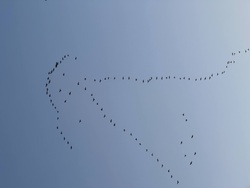
//> input picture Image_object_detected/bird_insky.jpeg, 250 x 188 px, shrunk from 4032 x 3024 before the run
$ ./Image_object_detected   (built with g++ and OpenCV 4)
//> lines starting //> are read from the running program, lines starting //| are printed output that depends on the picture; after the words box and inside, x2 and y2 are one past the last pixel; in counts of white or black regions, pixels touching at a corner belong together
/**********************************************************************
 * 檔案名稱: Image_object_detected.cpp
 * 語言版本: C++
 * 編譯器: g++ 11
 *
 * 描述:
 * 影像處理，物件偵測，與統計
 *
 * 作者: JIK JHONG
 * 日期: 2025.02.27
 * 更新日期: 2025.02.27
 *
 * 版本: v1.0
 *
 * 參考文獻或相關連結:
 * N.A.
 *********************************************************************/
#include <opencv2/opencv.hpp>
#include <iostream>
#include <filesystem>
#include <fstream>


using namespace cv;
using namespace std;

int save_div_image = 0 ;    // 儲存個別已辨識檔案，作為訓練用途。（ 0 = false , 1 = true）

// Point2f 相關應用：
// 定義點：         Point2f pt(10.5, 20.5);
// 計算距離：       float dist = norm(pt1 - pt2);
// 用於影像變換：    Mat rotMat = getRotationMatrix2D(Point2f(100, 100), 30, 1.0);


// CV_8UC1	8-bit 單通道（灰階影像）
// CV_8UC3	8-bit 三通道（BGR 彩色影像）
// CV_8UC4	8-bit 四通道（BGRA，含透明度）
// CV_16UC1	16-bit 無符號整數灰階影像
// CV_16SC1	16-bit 有符號整數灰階影像
// CV_32FC1	32-bit 浮點數灰階影像
// CV_64FC1	64-bit 浮點數灰階影像


array<int, 3> image_info(const Mat &input){
    if (input.empty()) {
        cerr << "Error: Could not open image!" << endl;
        return {0, 0, 0};
    }
    array<int, 3> dim;
    dim[0] = input.rows;
    dim[1] = input.cols;
    dim[2] = input.channels();
    return dim;
}

void image_info_c(const Mat &input, int *dim){
    if (input.empty()) {
        cerr << "Error: Could not open image!" << endl;
        return ;
    }
    dim[0] = input.rows;
    dim[1] = input.cols;
    dim[2] = input.channels();
    string image_type;
    if (dim[2] == 1) {
        image_type = "GRAY";  // 單通道
    } else if (dim[2] == 3) {
        image_type = "BGR";   // OpenCV 預設 BGR
    } else if (dim[2] == 4) {
        image_type = "BGRA";  // 含透明通道
    } else {
        image_type = "Unknown";
    }

    // printf("Info Image W = %d , H = %d , C = %d\n",dim[0],dim[1],dim[2]);
    printf("---\n");
    printf("Info: Image W x H ( %s ) = ( %d x %d )\n", image_type.c_str(), dim[1], dim[0]);
    printf("---\n");

}


Mat load_image(const string &filepath){
    Mat image_read = imread(filepath, IMREAD_UNCHANGED);
    if (image_read.empty()) {
        cerr << "Error: Unable to open image " << filepath << endl;
    }
    return image_read;
}

void saveImage(const Mat &image, const string &outputFilename) {
    if (!imwrite(outputFilename, image)) {
        cerr << "Error: Could not save image to " << outputFilename << endl;
    }
}


Mat Image_Add_Layer_3c(const Mat &input,const Mat &input2,const Mat &input3, int fac=1, int fac2=1, int fac3=1){
    int height = input.rows;
    int width = input.cols;
    int channel = input.channels();
    Mat output(height,width, CV_8UC3, Scalar(0, 0, 0));

    for (int j=0;j<height;j++){
        for (int i=0;i<width;i++){
            for (int k=0;k<channel;k++){
                output.at<Vec3b>(j, i)[k] = int((input.at<Vec3b>(j, i)[k] * fac + input2.at<Vec3b>(j, i)[k] * fac2 + input3.at<Vec3b>(j, i)[k] * fac3)) ;
            }
        }
    }
    return output;

}


void image_preProcess(Mat &input){
    int channel = input.channels();
    if (channel == 1){
        cvtColor(input, input, COLOR_GRAY2BGR);
        printf("image_input > to RGB\n");
    }else{
        printf("image_input > unchanged\n");
    }

}

void Compare_View4(const Mat &input, const Mat &input2, const Mat &input3, const Mat &input4){
    int height = input.rows;
    int width = input.cols;

    // 轉換成 BGR 以便顯示
    Mat output_tmp, output_tmp2, output_tmp3, output_tmp4;
    output_tmp = input.clone();
    output_tmp2 = input2.clone();
    output_tmp3 = input3.clone();
    output_tmp4 = input4.clone();

    image_preProcess(output_tmp);
    image_preProcess(output_tmp2);
    image_preProcess(output_tmp3);
    image_preProcess(output_tmp4);

    // 建立寬度加倍的影像來放置三張影像
    int width_compare = width * 4;
    Mat output(height, width_compare, CV_8UC3, Scalar(255, 255, 255));
    // 複製影像到 output
    output_tmp.copyTo(output(Rect(0, 0, width, height)));         // 左邊
    output_tmp2.copyTo(output(Rect(width, 0, width, height)));    // 中間
    output_tmp3.copyTo(output(Rect(width * 2, 0, width, height))); // 右邊
    output_tmp4.copyTo(output(Rect(width * 3, 0, width, height))); // 右邊
    saveImage(output,"image_compare_set.jpeg");
    imshow("Output", output);
    waitKey(0);
}


void show_image_rgb(const Mat& input){
    int height = input.rows;
    int width = input.cols;
    int channel = input.channels();
    int total_mesh = height * width ;
    double sum_r = 0 ;
    double sum_g = 0 ;
    double sum_b = 0 ;

    for (int j=0;j<height;j++){
        for (int i=0;i<width;i++){
            sum_b += double(input.at<Vec3b>(j, i)[0]) / 255.;
            sum_g += double(input.at<Vec3b>(j, i)[1]) / 255.;
            sum_r += double(input.at<Vec3b>(j, i)[2]) / 255.;
        }
    }

    printf("---\n");
    printf("Ave : R = %d , G = %d , B = %d\n", int(sum_r/total_mesh*255), int(sum_g/total_mesh*255), int(sum_b/total_mesh*255));
    printf("---\n");


}


void init_rgba2rgb(Mat& input){
    cvtColor(input, input, cv::COLOR_BGRA2BGR);
}

int main(){
    string file_name = "bird_insky.jpeg";
    Mat image = load_image(file_name);
//> in load_image, image_read is the input picture: 188 rows x 250 cols, CV_8UC3; mean B, G, R 175.2, 147.7, 128.5
    int *array_info = (int*) malloc(sizeof(int) * 3);
    if (array_info == nullptr) {
        cerr << "Memory allocation failed!" << endl;
        return -1;  // 退出程序
    }

    if (image.channels()==4){
        printf("為RGBA圖檔類型，進行轉換為RGB\n");
        init_rgba2rgb(image);
    }


    image_info_c(image, array_info);
//| Info: Image W x H ( BGR ) = ( 250 x 188 )
    printf("Image W = %d , H = %d , C = %d\n",array_info[0],array_info[1],array_info[2]);
//| Image W = 188 , H = 250 , C = 3

    Mat copy_set = image.clone();
    show_image_rgb(copy_set);
//> the loop in show_image_rgb, `for (int j=0;j<height;j++)` made 188 passes
//> (sum_b, sum_g, sum_r) on passes 1 to 3: (177.6, 151.5, 131.9), (355.7, 303.4, 264.3), (534.1, 455.6, 397.1)
//> after the loop in show_image_rgb, `for (int j=0;j<height;j++)`: sum_b = 32300.7; sum_g = 27229.1; sum_r = 23691.5
//| Ave : R = 128 , G = 147 , B = 175


    Mat img_with_contours_b ;
    cvtColor(image,img_with_contours_b,COLOR_BGR2GRAY);
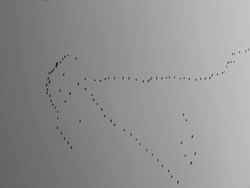
//> img_with_contours_b: 188 rows x 250 cols, CV_8UC1; min 8, max 207, mean 145.2
    int kernel_size = 4 ;
    cv::Mat kernel = cv::getStructuringElement(cv::MORPH_RECT, cv::Size(kernel_size, kernel_size)); // 5x5 矩形結構元素
    cv::morphologyEx(img_with_contours_b, img_with_contours_b, cv::MORPH_OPEN, kernel);
    threshold(img_with_contours_b,img_with_contours_b,90,255,THRESH_BINARY);
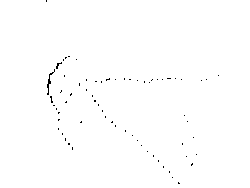
//> img_with_contours_b: 188 rows x 250 cols, CV_8UC1; 99.6% white; black in thin lines or dots, all inside (x1, y1, x2, y2) = (46, 0, 219, 184)

    std::vector<std::vector<Point>> contours;
    findContours(img_with_contours_b, contours, RETR_TREE, CHAIN_APPROX_NONE);
//> contours = 71 contours, 68 with area under 20; largest, box (x1, y1, x2, y2) and area: (0, 0, 250, 188) 46560, (46, 71, 55, 96) 68, (55, 61, 63, 70) 26
    Mat img_with_contours = image.clone();

    drawContours(img_with_contours, contours, -1, Scalar(0, 255, 0), 4); // 畫出綠色輪廓
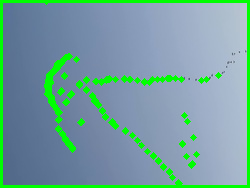
//> img_with_contours: 188 rows x 250 cols, CV_8UC3; 10.35% of pixels changed, all inside (x1, y1, x2, y2) = (0, 0, 250, 188)

    // 建立遮罩影像
    Mat mask_image(image.size(), CV_8U, Scalar(0));

    // 繪製所有輪廓
    for (size_t i = 1; i < contours.size(); i++) {
        drawContours(mask_image, contours, i, Scalar(255), FILLED);
    }
//> this loop made 70 passes
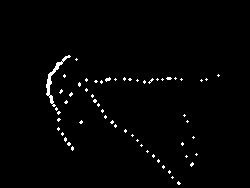
//> mask_image: 188 rows x 250 cols, CV_8UC1; 1.4% white in thin lines or dots, all inside (x1, y1, x2, y2) = (46, 55, 220, 185)

    // 建立結果影像，只保留輪廓內的內容
    Mat result(image.size(),CV_8UC3, Scalar(255, 255, 255));
    image.copyTo(result, mask_image);


    for (size_t i = 1; i < contours.size(); i++) {
        int shift_mesh = 10 ;
        Rect rect = boundingRect(contours[i]);  // 找出輪廓的外接矩形
        if (save_div_image == 1){
            Mat cropped = image(rect);  // 從原圖裁剪出該區域
            imwrite("cropped_contour_" + to_string(i) + ".jpeg", cropped);
        }
        string text = to_string(i);
        Point textPos(rect.x , rect.y - shift_mesh);  // 文字的位置
        int font = FONT_HERSHEY_SIMPLEX;
        double fontScale = 0.8;
        Scalar textColor(255, 0, 0);  // 文字顏色 (白色)
        int thickness = 2;
        putText(result, text, textPos, font, fontScale, textColor, thickness);
    }
//> this loop made 70 passes
//> (rect, textPos) on passes 1 to 12: (Rect(177, 181, 4, 4), Point(177, 171)), (Rect(171, 176, 3, 3), Point(171, 166)), (Rect(168, 170, 3, 4), Point(168, 160)), (Rect(162, 165, 3, 4), Point(162, 155)), (Rect(190, 162, 4, 5), Point(190, 152)), (Rect(157, 159, 3, 4), Point(157, 149)), (Rect(185, 155, 3, 3), Point(185, 145)), (Rect(152, 154, 3, 4), Point(152, 144)), (Rect(195, 153, 3, 3), Point(195, 143)), (Rect(146, 150, 3, 3), Point(146, 140)), (Rect(71, 146, 3, 5), Point(71, 136)), (Rect(140, 144, 3, 3), Point(140, 134))
//> pass 1, `putText(result, text, textPos, font, fontScale, textColor, thickness);`:
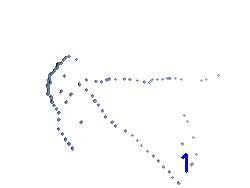
//> result: 188 rows x 250 cols, CV_8UC3; mean B, G, R 253.5, 252.8, 252.5
//> after the loop:
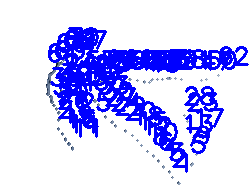
//> result: 188 rows x 250 cols, CV_8UC3; mean B, G, R 253.9, 200.1, 199.9
    printf("Total_Object =  %zu  detected\n",(contours.size()));
//| Total_Object =  71  detected
    Compare_View4(image, img_with_contours, mask_image, result);
//> in Compare_View4, `output_tmp4.copyTo(output(Rect(width * 3, 0, width, height)));`:
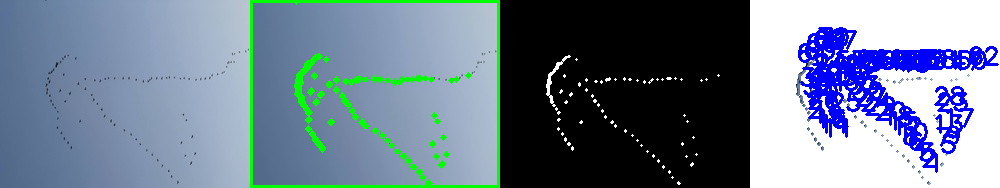
//> output: 188 rows x 1000 cols, CV_8UC3; mean B, G, R 147.7, 127.7, 112


}
